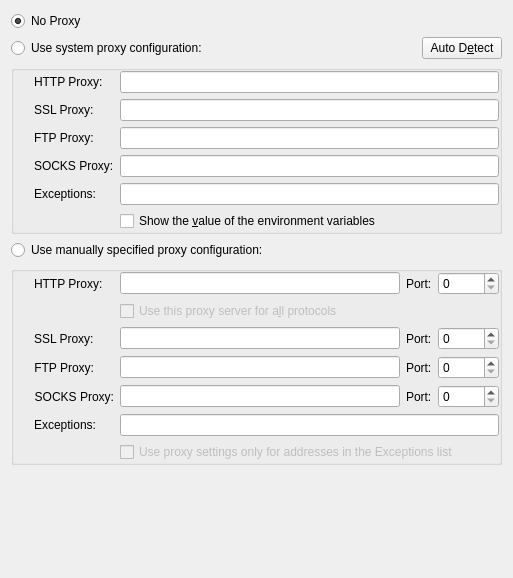
<?xml version="1.0" encoding="UTF-8"?>
<ui version="4.0">
 <class>ProxyDialogUI</class>
 <widget class="QWidget" name="ProxyDialogUI">
  <property name="geometry">
   <rect>
    <x>0</x>
    <y>0</y>
    <width>513</width>
    <height>578</height>
   </rect>
  </property>
  <property name="whatsThis">
   <string>&lt;qt&gt;
Setup proxy configuration.
&lt;p&gt;
A proxy server is an intermediate machine that sits between your computer and the Internet and provides services such as web page caching and filtering. Caching proxy servers give you faster access to web sites you have already visited by locally storing or caching those pages; filtering proxy servers usually provide the ability to block out requests for ads, spam, or anything else you want to block.
&lt;p&gt;
If you are uncertain whether or not you need to use a proxy server to connect to the Internet, consult your Internet service provider's setup guide or your system administrator.
&lt;/qt&gt;</string>
  </property>
  <layout class="QGridLayout" name="gridLayout">
   <item row="4" column="0" colspan="4">
    <widget class="QGroupBox" name="manualProxyGroupBox">
     <property name="title">
      <string/>
     </property>
     <property name="flat">
      <bool>true</bool>
     </property>
     <layout class="QFormLayout" name="formLayout">
      <property name="fieldGrowthPolicy">
       <enum>QFormLayout::ExpandingFieldsGrow</enum>
      </property>
      <property name="leftMargin">
       <number>20</number>
      </property>
      <property name="topMargin">
       <number>0</number>
      </property>
      <property name="rightMargin">
       <number>0</number>
      </property>
      <property name="bottomMargin">
       <number>0</number>
      </property>
      <item row="0" column="0">
       <widget class="QLabel" name="manualProxyHttpEditLabel">
        <property name="sizePolicy">
         <sizepolicy hsizetype="Fixed" vsizetype="Preferred">
          <horstretch>0</horstretch>
          <verstretch>0</verstretch>
         </sizepolicy>
        </property>
        <property name="text">
         <string>HTTP Proxy:</string>
        </property>
        <property name="wordWrap">
         <bool>false</bool>
        </property>
        <property name="buddy">
         <cstring>manualProxyHttpEdit</cstring>
        </property>
       </widget>
      </item>
      <item row="0" column="1">
       <layout class="QHBoxLayout" name="horizontalLayout_4">
        <item>
         <widget class="KLineEdit" name="manualProxyHttpEdit">
          <property name="whatsThis">
           <string>Enter the address of the HTTP proxy server.</string>
          </property>
         </widget>
        </item>
        <item>
         <widget class="QLabel" name="manualProxyHttpSpinBoxLabel">
          <property name="text">
           <string>Port:</string>
          </property>
          <property name="buddy">
           <cstring>manualProxyHttpSpinBox</cstring>
          </property>
         </widget>
        </item>
        <item>
         <widget class="KIntSpinBox" name="manualProxyHttpSpinBox">
          <property name="maximumSize">
           <size>
            <width>32767</width>
            <height>32767</height>
           </size>
          </property>
          <property name="whatsThis">
           <string>Enter the port number of the HTTP proxy server.</string>
          </property>
          <property name="maximum">
           <number>65536</number>
          </property>
         </widget>
        </item>
       </layout>
      </item>
      <item row="1" column="1">
       <widget class="QCheckBox" name="useSameProxyCheckBox">
        <property name="enabled">
         <bool>false</bool>
        </property>
        <property name="text">
         <string>Use this proxy server for a&amp;ll protocols</string>
        </property>
       </widget>
      </item>
      <item row="2" column="0">
       <widget class="QLabel" name="manualProxyHttpsEditLabel">
        <property name="sizePolicy">
         <sizepolicy hsizetype="Fixed" vsizetype="Preferred">
          <horstretch>0</horstretch>
          <verstretch>0</verstretch>
         </sizepolicy>
        </property>
        <property name="text">
         <string>SSL Proxy:</string>
        </property>
        <property name="wordWrap">
         <bool>false</bool>
        </property>
        <property name="buddy">
         <cstring>manualProxyHttpsEdit</cstring>
        </property>
       </widget>
      </item>
      <item row="2" column="1">
       <layout class="QHBoxLayout" name="horizontalLayout_3">
        <item>
         <widget class="KLineEdit" name="manualProxyHttpsEdit">
          <property name="whatsThis">
           <string>Enter the address of the HTTPS proxy server.</string>
          </property>
         </widget>
        </item>
        <item>
         <widget class="QLabel" name="manualProxyHttpsSpinBoxLabel">
          <property name="text">
           <string>Port:</string>
          </property>
          <property name="buddy">
           <cstring>manualProxyHttpsSpinBox</cstring>
          </property>
         </widget>
        </item>
        <item>
         <widget class="KIntSpinBox" name="manualProxyHttpsSpinBox">
          <property name="whatsThis">
           <string>Enter the port number of the HTTPS proxy server.</string>
          </property>
          <property name="maximum">
           <number>65536</number>
          </property>
         </widget>
        </item>
       </layout>
      </item>
      <item row="3" column="0">
       <widget class="QLabel" name="manualProxyFtpEditLabel">
        <property name="sizePolicy">
         <sizepolicy hsizetype="Fixed" vsizetype="Preferred">
          <horstretch>0</horstretch>
          <verstretch>0</verstretch>
         </sizepolicy>
        </property>
        <property name="text">
         <string>FTP Proxy:</string>
        </property>
        <property name="alignment">
         <set>Qt::AlignRight|Qt::AlignTrailing|Qt::AlignVCenter</set>
        </property>
        <property name="wordWrap">
         <bool>false</bool>
        </property>
        <property name="buddy">
         <cstring>manualProxyFtpEdit</cstring>
        </property>
       </widget>
      </item>
      <item row="3" column="1">
       <layout class="QHBoxLayout" name="horizontalLayout_2">
        <item>
         <widget class="KLineEdit" name="manualProxyFtpEdit">
          <property name="whatsThis">
           <string>Enter the address of the FTP proxy server.</string>
          </property>
         </widget>
        </item>
        <item>
         <widget class="QLabel" name="manualProxyFtpSpinBoxLabel">
          <property name="text">
           <string>Port:</string>
          </property>
          <property name="buddy">
           <cstring>manualProxyFtpSpinBox</cstring>
          </property>
         </widget>
        </item>
        <item>
         <widget class="KIntSpinBox" name="manualProxyFtpSpinBox">
          <property name="whatsThis">
           <string>Enter the port number of the FTP proxy server.</string>
          </property>
          <property name="maximum">
           <number>65536</number>
          </property>
         </widget>
        </item>
       </layout>
      </item>
      <item row="4" column="0">
       <widget class="QLabel" name="manualProxySocksEditLabel">
        <property name="sizePolicy">
         <sizepolicy hsizetype="Fixed" vsizetype="Preferred">
          <horstretch>0</horstretch>
          <verstretch>0</verstretch>
         </sizepolicy>
        </property>
        <property name="text">
         <string>SOCKS Proxy:</string>
        </property>
        <property name="alignment">
         <set>Qt::AlignRight|Qt::AlignTrailing|Qt::AlignVCenter</set>
        </property>
        <property name="buddy">
         <cstring>manualProxySocksEdit</cstring>
        </property>
       </widget>
      </item>
      <item row="4" column="1">
       <layout class="QHBoxLayout" name="horizontalLayout">
        <item>
         <widget class="KLineEdit" name="manualProxySocksEdit">
          <property name="whatsThis">
           <string>Enter the address of the SOCKS proxy server.</string>
          </property>
         </widget>
        </item>
        <item>
         <widget class="QLabel" name="manualProxySocksSpinBoxLabel">
          <property name="text">
           <string>Port:</string>
          </property>
          <property name="buddy">
           <cstring>manualProxySocksSpinBox</cstring>
          </property>
         </widget>
        </item>
        <item>
         <widget class="KIntSpinBox" name="manualProxySocksSpinBox">
          <property name="whatsThis">
           <string>Enter the port number of the SOCKS proxy server.</string>
          </property>
          <property name="maximum">
           <number>65536</number>
          </property>
         </widget>
        </item>
       </layout>
      </item>
      <item row="5" column="0">
       <widget class="QLabel" name="manNoProxyLabel">
        <property name="whatsThis">
         <string>&lt;qt&gt;
Enter the environment variable, e.g. &lt;b&gt;NO_PROXY&lt;/b&gt;, used to store the addresses of sites for which the proxy server should not be used.&lt;p&gt;
Alternatively, you can click on the &lt;b&gt;&quot;Auto Detect&quot;&lt;/b&gt; button to attempt an automatic discovery of this variable.
&lt;/qt&gt;</string>
        </property>
        <property name="text">
         <string>Exceptions:</string>
        </property>
        <property name="alignment">
         <set>Qt::AlignRight|Qt::AlignTrailing|Qt::AlignVCenter</set>
        </property>
        <property name="wordWrap">
         <bool>false</bool>
        </property>
        <property name="buddy">
         <cstring>manualNoProxyEdit</cstring>
        </property>
       </widget>
      </item>
      <item row="5" column="1">
       <widget class="KLineEdit" name="manualNoProxyEdit">
        <property name="sizePolicy">
         <sizepolicy hsizetype="Expanding" vsizetype="Fixed">
          <horstretch>0</horstretch>
          <verstretch>0</verstretch>
         </sizepolicy>
        </property>
        <property name="whatsThis">
         <string>&lt;qt&gt;
&lt;p&gt;Enter a comma separated list of hostnames or ip addresses that should be excluded from using the above proxy settings.&lt;/p&gt;
&lt;p&gt;If you want to exclude all hosts for a given domain, then simply enter the domain name preceded by a dot. For example, to exclude all hostnames for &lt;i&gt;kde.org&lt;/i&gt;, enter &lt;i&gt;.kde.org&lt;/i&gt;. Wildcard characters such as '*' or '?' are not supported and will have no effect.&lt;/p&gt;
&lt;p&gt;Additionally, you can also enter IP addresses, e.g. 127.0.0.1 and IP addresses with a subnet, e.g. 192.168.0.1/24.&lt;/p&gt;
&lt;/qt&gt;</string>
        </property>
       </widget>
      </item>
      <item row="6" column="1">
       <widget class="QCheckBox" name="useReverseProxyCheckBox">
        <property name="enabled">
         <bool>false</bool>
        </property>
        <property name="whatsThis">
         <string>&lt;qt&gt;
Check this box if you want the above proxy settings to apply only to the addresses listed in the &lt;i&gt;Exceptions&lt;/i&gt; list.&lt;/qt&gt;</string>
        </property>
        <property name="text">
         <string>Use proxy settings only for addresses in the Exceptions list</string>
        </property>
       </widget>
      </item>
     </layout>
    </widget>
   </item>
   <item row="5" column="2">
    <spacer name="verticalSpacer">
     <property name="orientation">
      <enum>Qt::Vertical</enum>
     </property>
     <property name="sizeType">
      <enum>QSizePolicy::MinimumExpanding</enum>
     </property>
     <property name="sizeHint" stdset="0">
      <size>
       <width>20</width>
       <height>42</height>
      </size>
     </property>
    </spacer>
   </item>
   <item row="1" column="3">
    <widget class="QPushButton" name="autoDetectButton">
     <property name="whatsThis">
      <string>&lt;qt&gt;Attempt automatic discovery of the environment variables used for setting system wide proxy information.&lt;p&gt; This feature works by searching for commonly used variable names such as HTTP_PROXY, FTP_PROXY and NO_PROXY.&lt;/qt&gt;</string>
     </property>
     <property name="text">
      <string>Auto D&amp;etect</string>
     </property>
    </widget>
   </item>
   <item row="1" column="0">
    <widget class="QRadioButton" name="systemProxyRadioButton">
     <property name="enabled">
      <bool>true</bool>
     </property>
     <property name="sizePolicy">
      <sizepolicy hsizetype="MinimumExpanding" vsizetype="Fixed">
       <horstretch>0</horstretch>
       <verstretch>0</verstretch>
      </sizepolicy>
     </property>
     <property name="whatsThis">
      <string>&lt;qt&gt;&lt;p&gt;Use proxy settings defined on the system.&lt;/p&gt;
&lt;p&gt;Some platforms offer system wide proxy configuration information and selecting this option allows you to use those settings.&lt;/p&gt;
&lt;p&gt;On Mac platforms&lt;/p&gt;
&lt;p&gt;On Windows platforms&lt;/p&gt;
&lt;p&gt;On Unix and Linux platforms, such system proxy settings are usually defined through environment variables. The following environment variables are detected and used when present: &lt;b&gt;HTTP_PROXY&lt;/b&gt;, &lt;b&gt;HTTPS_PROXY&lt;/b&gt;, &lt;b&gt;FTP_PROXY&lt;/b&gt;, &lt;b&gt;NO_PROXY&lt;/b&gt;.&lt;/p&gt;
&lt;/qt&gt;</string>
     </property>
     <property name="text">
      <string>Use system proxy configuration:</string>
     </property>
    </widget>
   </item>
   <item row="3" column="0" colspan="2">
    <widget class="QRadioButton" name="manualProxyRadioButton">
     <property name="enabled">
      <bool>true</bool>
     </property>
     <property name="sizePolicy">
      <sizepolicy hsizetype="MinimumExpanding" vsizetype="Fixed">
       <horstretch>0</horstretch>
       <verstretch>0</verstretch>
      </sizepolicy>
     </property>
     <property name="whatsThis">
      <string>Manually enter proxy server configuration information.</string>
     </property>
     <property name="text">
      <string>Use manually specified proxy configuration:</string>
     </property>
    </widget>
   </item>
   <item row="2" column="0" colspan="4">
    <widget class="QGroupBox" name="systemProxyGroupBox">
     <property name="flat">
      <bool>true</bool>
     </property>
     <layout class="QFormLayout" name="formLayout_2">
      <property name="leftMargin">
       <number>20</number>
      </property>
      <property name="topMargin">
       <number>0</number>
      </property>
      <property name="rightMargin">
       <number>0</number>
      </property>
      <property name="bottomMargin">
       <number>0</number>
      </property>
      <item row="0" column="0">
       <widget class="QLabel" name="systemProxyHttpLabel">
        <property name="whatsThis">
         <string>&lt;qt&gt;
Enter the name of the environment variable, e.g. &lt;b&gt;HTTP_PROXY&lt;/b&gt;, used to store the address of the HTTP proxy server.&lt;p&gt;
Alternatively, you can click on the &lt;b&gt;&quot;Auto Detect&quot;&lt;/b&gt; button to attempt automatic discovery of this variable.&lt;/p&gt;
&lt;/qt&gt;</string>
        </property>
        <property name="text">
         <string>HTTP Proxy:</string>
        </property>
        <property name="wordWrap">
         <bool>false</bool>
        </property>
        <property name="buddy">
         <cstring>systemProxyHttpEdit</cstring>
        </property>
       </widget>
      </item>
      <item row="0" column="1">
       <widget class="KLineEdit" name="systemProxyHttpEdit">
        <property name="sizePolicy">
         <sizepolicy hsizetype="Expanding" vsizetype="Fixed">
          <horstretch>0</horstretch>
          <verstretch>0</verstretch>
         </sizepolicy>
        </property>
        <property name="whatsThis">
         <string>&lt;qt&gt;
Enter the name of the environment variable, e.g. &lt;b&gt;HTTP_PROXY&lt;/b&gt;, used to store the address of the HTTP proxy server.&lt;p&gt;
Alternatively, you can click on the &lt;b&gt;&quot;Auto Detect&quot;&lt;/b&gt; button to attempt automatic discovery of this variable.&lt;/p&gt;
&lt;/qt&gt;</string>
        </property>
       </widget>
      </item>
      <item row="1" column="0">
       <widget class="QLabel" name="systemProxyHttpsLabel">
        <property name="whatsThis">
         <string>&lt;qt&gt;
Enter the name of the environment variable, e.g. &lt;b&gt;HTTPS_PROXY&lt;/b&gt;, used to store the address of the HTTPS proxy server.&lt;p&gt;
Alternatively, you can click on the &lt;b&gt;&quot;Auto Detect&quot;&lt;/b&gt; button to attempt an automatic discovery of this variable.&lt;/p&gt;
&lt;/qt&gt;</string>
        </property>
        <property name="text">
         <string>SSL Proxy:</string>
        </property>
        <property name="wordWrap">
         <bool>false</bool>
        </property>
        <property name="buddy">
         <cstring>systemProxyHttpsEdit</cstring>
        </property>
       </widget>
      </item>
      <item row="1" column="1">
       <widget class="KLineEdit" name="systemProxyHttpsEdit">
        <property name="sizePolicy">
         <sizepolicy hsizetype="Expanding" vsizetype="Fixed">
          <horstretch>0</horstretch>
          <verstretch>0</verstretch>
         </sizepolicy>
        </property>
        <property name="whatsThis">
         <string>&lt;qt&gt;
Enter the name of the environment variable, e.g. &lt;b&gt;HTTPS_PROXY&lt;/b&gt;, used to store the address of the HTTPS proxy server.&lt;p&gt;
Alternatively, you can click on the &lt;b&gt;&quot;Auto Detect&quot;&lt;/b&gt; button to attempt an automatic discovery of this variable.&lt;/p&gt;
&lt;/qt&gt;</string>
        </property>
       </widget>
      </item>
      <item row="2" column="0">
       <widget class="QLabel" name="systemProxyFtpLabel">
        <property name="whatsThis">
         <string>&lt;qt&gt;
Enter the name of the environment variable, e.g. &lt;b&gt;FTP_PROXY&lt;/b&gt;, used to store the address of the FTP proxy server.&lt;p&gt;
Alternatively, you can click on the &lt;b&gt;&quot;Auto Detect&quot;&lt;/b&gt; button to attempt an automatic discovery of this variable.&lt;/p&gt;
&lt;/qt&gt;</string>
        </property>
        <property name="text">
         <string>FTP Proxy:</string>
        </property>
        <property name="wordWrap">
         <bool>false</bool>
        </property>
        <property name="buddy">
         <cstring>systemProxyFtpEdit</cstring>
        </property>
       </widget>
      </item>
      <item row="2" column="1">
       <widget class="KLineEdit" name="systemProxyFtpEdit">
        <property name="sizePolicy">
         <sizepolicy hsizetype="Expanding" vsizetype="Fixed">
          <horstretch>0</horstretch>
          <verstretch>0</verstretch>
         </sizepolicy>
        </property>
        <property name="whatsThis">
         <string>&lt;qt&gt;
Enter the name of the environment variable, e.g. &lt;b&gt;FTP_PROXY&lt;/b&gt;, used to store the address of the FTP proxy server.&lt;p&gt;
Alternatively, you can click on the &lt;b&gt;&quot;Auto Detect&quot;&lt;/b&gt; button to attempt an automatic discovery of this variable.&lt;/p&gt;
&lt;/qt&gt;</string>
        </property>
       </widget>
      </item>
      <item row="3" column="0">
       <widget class="QLabel" name="systemProxySocksLabel">
        <property name="whatsThis">
         <string>&lt;qt&gt;
Enter the name of the environment variable, e.g. &lt;b&gt;SOCKS_PROXY&lt;/b&gt;, used to store the address of the SOCKS proxy server.&lt;p&gt;
Alternatively, you can click on the &lt;b&gt;&quot;Auto Detect&quot;&lt;/b&gt; button to attempt an automatic discovery of this variable.&lt;/p&gt;
&lt;/qt&gt;</string>
        </property>
        <property name="text">
         <string>SOCKS Proxy:</string>
        </property>
        <property name="wordWrap">
         <bool>false</bool>
        </property>
        <property name="buddy">
         <cstring>systemProxySocksEdit</cstring>
        </property>
       </widget>
      </item>
      <item row="3" column="1">
       <widget class="KLineEdit" name="systemProxySocksEdit">
        <property name="sizePolicy">
         <sizepolicy hsizetype="Expanding" vsizetype="Fixed">
          <horstretch>0</horstretch>
          <verstretch>0</verstretch>
         </sizepolicy>
        </property>
        <property name="whatsThis">
         <string>&lt;qt&gt;Enter the name of the environment variable, e.g. &lt;b&gt;SOCKS_PROXY&lt;/b&gt;, used to store the address of the SOCKS proxy server.&lt;p&gt;Alternatively, you can click on the &lt;b&gt;&amp;quot;Auto Detect&amp;quot;&lt;/b&gt; button to attempt an automatic discovery of this variable.&lt;/p&gt;&lt;/qt&gt;</string>
        </property>
       </widget>
      </item>
      <item row="4" column="0">
       <widget class="QLabel" name="sysNoProxyLabel">
        <property name="whatsThis">
         <string>&lt;qt&gt;
Enter the environment variable, e.g. &lt;b&gt;NO_PROXY&lt;/b&gt;, used to store the addresses of sites for which the proxy server should not be used.&lt;p&gt;
Alternatively, you can click on the &lt;b&gt;&quot;Auto Detect&quot;&lt;/b&gt; button to attempt an automatic discovery of this variable.
&lt;/qt&gt;</string>
        </property>
        <property name="text">
         <string>Exceptions:</string>
        </property>
        <property name="wordWrap">
         <bool>false</bool>
        </property>
        <property name="buddy">
         <cstring>systemNoProxyEdit</cstring>
        </property>
       </widget>
      </item>
      <item row="4" column="1">
       <widget class="KLineEdit" name="systemNoProxyEdit">
        <property name="sizePolicy">
         <sizepolicy hsizetype="Expanding" vsizetype="Fixed">
          <horstretch>0</horstretch>
          <verstretch>0</verstretch>
         </sizepolicy>
        </property>
        <property name="whatsThis">
         <string>&lt;qt&gt;Enter the environment variable, e.g. &lt;b&gt;NO_PROXY&lt;/b&gt;, used to store the addresses of sites for which the above proxy settings should not be used.&lt;p&gt;Alternatively, you can click on the &lt;b&gt;&amp;quot;Auto Detect&amp;quot;&lt;/b&gt; button to attempt an automatic discovery of this variable.&lt;/p&gt;&lt;/qt&gt;</string>
        </property>
       </widget>
      </item>
      <item row="5" column="1">
       <widget class="QCheckBox" name="showEnvValueCheckBox">
        <property name="text">
         <string>Show the &amp;value of the environment variables</string>
        </property>
       </widget>
      </item>
     </layout>
    </widget>
   </item>
   <item row="0" column="0">
    <widget class="QRadioButton" name="noProxyRadioButton">
     <property name="whatsThis">
      <string>Connect to the Internet directly.</string>
     </property>
     <property name="text">
      <string>No Proxy</string>
     </property>
     <property name="checked">
      <bool>true</bool>
     </property>
    </widget>
   </item>
  </layout>
 </widget>
 <customwidgets>
  <customwidget>
   <class>KLineEdit</class>
   <extends>QLineEdit</extends>
   <header>klineedit.h</header>
  </customwidget>
  <customwidget>
   <class>KIntSpinBox</class>
   <extends>QSpinBox</extends>
   <header>knuminput.h</header>
  </customwidget>
 </customwidgets>
 <tabstops>
  <tabstop>noProxyRadioButton</tabstop>
  <tabstop>systemProxyRadioButton</tabstop>
  <tabstop>autoDetectButton</tabstop>
  <tabstop>systemProxyHttpEdit</tabstop>
  <tabstop>systemProxyHttpsEdit</tabstop>
  <tabstop>systemProxyFtpEdit</tabstop>
  <tabstop>systemProxySocksEdit</tabstop>
  <tabstop>systemNoProxyEdit</tabstop>
  <tabstop>showEnvValueCheckBox</tabstop>
  <tabstop>manualProxyRadioButton</tabstop>
  <tabstop>manualProxyHttpEdit</tabstop>
  <tabstop>manualProxyHttpSpinBox</tabstop>
  <tabstop>useSameProxyCheckBox</tabstop>
  <tabstop>manualProxyHttpsEdit</tabstop>
  <tabstop>manualProxyHttpsSpinBox</tabstop>
  <tabstop>manualProxyFtpEdit</tabstop>
  <tabstop>manualProxyFtpSpinBox</tabstop>
  <tabstop>manualProxySocksEdit</tabstop>
  <tabstop>manualProxySocksSpinBox</tabstop>
  <tabstop>manualNoProxyEdit</tabstop>
  <tabstop>useReverseProxyCheckBox</tabstop>
 </tabstops>
 <includes>
  <include location="local">kpushbutton.h</include>
 </includes>
 <connections>
  <connection>
   <sender>systemProxyRadioButton</sender>
   <signal>toggled(bool)</signal>
   <receiver>systemProxyGroupBox</receiver>
   <slot>setVisible(bool)</slot>
   <hints>
    <hint type="sourcelabel">
     <x>97</x>
     <y>121</y>
    </hint>
    <hint type="destinationlabel">
     <x>23</x>
     <y>150</y>
    </hint>
   </hints>
  </connection>
  <connection>
   <sender>manualProxyRadioButton</sender>
   <signal>toggled(bool)</signal>
   <receiver>manualProxyGroupBox</receiver>
   <slot>setVisible(bool)</slot>
   <hints>
    <hint type="sourcelabel">
     <x>76</x>
     <y>304</y>
    </hint>
    <hint type="destinationlabel">
     <x>18</x>
     <y>333</y>
    </hint>
   </hints>
  </connection>
  <connection>
   <sender>useSameProxyCheckBox</sender>
   <signal>toggled(bool)</signal>
   <receiver>manualProxyHttpsEdit</receiver>
   <slot>setDisabled(bool)</slot>
   <hints>
    <hint type="sourcelabel">
     <x>249</x>
     <y>370</y>
    </hint>
    <hint type="destinationlabel">
     <x>250</x>
     <y>384</y>
    </hint>
   </hints>
  </connection>
  <connection>
   <sender>useSameProxyCheckBox</sender>
   <signal>toggled(bool)</signal>
   <receiver>manualProxyFtpEdit</receiver>
   <slot>setDisabled(bool)</slot>
   <hints>
    <hint type="sourcelabel">
     <x>218</x>
     <y>364</y>
    </hint>
    <hint type="destinationlabel">
     <x>215</x>
     <y>414</y>
    </hint>
   </hints>
  </connection>
  <connection>
   <sender>useSameProxyCheckBox</sender>
   <signal>toggled(bool)</signal>
   <receiver>manualProxySocksEdit</receiver>
   <slot>setDisabled(bool)</slot>
   <hints>
    <hint type="sourcelabel">
     <x>191</x>
     <y>362</y>
    </hint>
    <hint type="destinationlabel">
     <x>187</x>
     <y>440</y>
    </hint>
   </hints>
  </connection>
  <connection>
   <sender>showEnvValueCheckBox</sender>
   <signal>toggled(bool)</signal>
   <receiver>systemNoProxyEdit</receiver>
   <slot>setDisabled(bool)</slot>
   <hints>
    <hint type="sourcelabel">
     <x>352</x>
     <y>282</y>
    </hint>
    <hint type="destinationlabel">
     <x>353</x>
     <y>259</y>
    </hint>
   </hints>
  </connection>
  <connection>
   <sender>showEnvValueCheckBox</sender>
   <signal>toggled(bool)</signal>
   <receiver>systemProxySocksEdit</receiver>
   <slot>setDisabled(bool)</slot>
   <hints>
    <hint type="sourcelabel">
     <x>275</x>
     <y>278</y>
    </hint>
    <hint type="destinationlabel">
     <x>273</x>
     <y>231</y>
    </hint>
   </hints>
  </connection>
  <connection>
   <sender>showEnvValueCheckBox</sender>
   <signal>toggled(bool)</signal>
   <receiver>systemProxyFtpEdit</receiver>
   <slot>setDisabled(bool)</slot>
   <hints>
    <hint type="sourcelabel">
     <x>299</x>
     <y>279</y>
    </hint>
    <hint type="destinationlabel">
     <x>299</x>
     <y>206</y>
    </hint>
   </hints>
  </connection>
  <connection>
   <sender>showEnvValueCheckBox</sender>
   <signal>toggled(bool)</signal>
   <receiver>systemProxyHttpsEdit</receiver>
   <slot>setDisabled(bool)</slot>
   <hints>
    <hint type="sourcelabel">
     <x>349</x>
     <y>280</y>
    </hint>
    <hint type="destinationlabel">
     <x>336</x>
     <y>185</y>
    </hint>
   </hints>
  </connection>
  <connection>
   <sender>showEnvValueCheckBox</sender>
   <signal>toggled(bool)</signal>
   <receiver>systemProxyHttpEdit</receiver>
   <slot>setDisabled(bool)</slot>
   <hints>
    <hint type="sourcelabel">
     <x>272</x>
     <y>279</y>
    </hint>
    <hint type="destinationlabel">
     <x>236</x>
     <y>156</y>
    </hint>
   </hints>
  </connection>
  <connection>
   <sender>systemProxyRadioButton</sender>
   <signal>toggled(bool)</signal>
   <receiver>autoDetectButton</receiver>
   <slot>setVisible(bool)</slot>
   <hints>
    <hint type="sourcelabel">
     <x>186</x>
     <y>119</y>
    </hint>
    <hint type="destinationlabel">
     <x>433</x>
     <y>124</y>
    </hint>
   </hints>
  </connection>
  <connection>
   <sender>useSameProxyCheckBox</sender>
   <signal>toggled(bool)</signal>
   <receiver>manualProxyHttpsSpinBox</receiver>
   <slot>setDisabled(bool)</slot>
   <hints>
    <hint type="sourcelabel">
     <x>155</x>
     <y>361</y>
    </hint>
    <hint type="destinationlabel">
     <x>464</x>
     <y>385</y>
    </hint>
   </hints>
  </connection>
  <connection>
   <sender>useSameProxyCheckBox</sender>
   <signal>toggled(bool)</signal>
   <receiver>manualProxyFtpSpinBox</receiver>
   <slot>setDisabled(bool)</slot>
   <hints>
    <hint type="sourcelabel">
     <x>139</x>
     <y>364</y>
    </hint>
    <hint type="destinationlabel">
     <x>451</x>
     <y>421</y>
    </hint>
   </hints>
  </connection>
  <connection>
   <sender>useSameProxyCheckBox</sender>
   <signal>toggled(bool)</signal>
   <receiver>manualProxySocksSpinBox</receiver>
   <slot>setDisabled(bool)</slot>
   <hints>
    <hint type="sourcelabel">
     <x>157</x>
     <y>363</y>
    </hint>
    <hint type="destinationlabel">
     <x>438</x>
     <y>449</y>
    </hint>
   </hints>
  </connection>
 </connections>
</ui>
